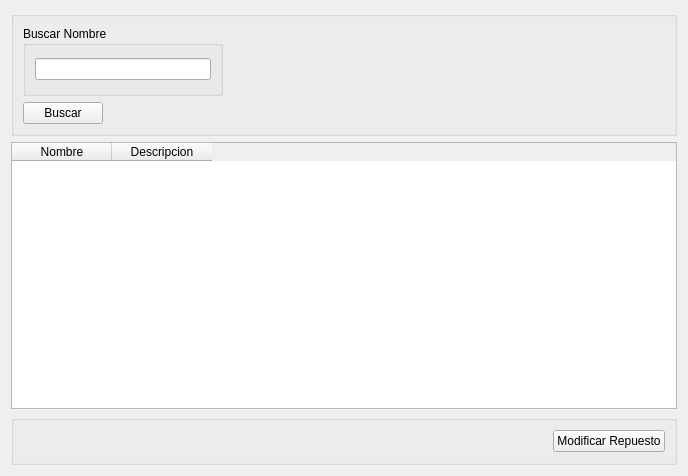
<?xml version="1.0" encoding="UTF-8"?>
<ui version="4.0">
 <class>FormMostrarRepuestos</class>
 <widget class="QWidget" name="FormMostrarRepuestos">
  <property name="geometry">
   <rect>
    <x>0</x>
    <y>0</y>
    <width>688</width>
    <height>476</height>
   </rect>
  </property>
  <property name="windowTitle">
   <string>Mostrar Repuestos</string>
  </property>
  <layout class="QVBoxLayout" name="verticalLayout">
   <item>
    <widget class="QGroupBox" name="groupBox">
     <property name="sizePolicy">
      <sizepolicy hsizetype="Expanding" vsizetype="Minimum">
       <horstretch>0</horstretch>
       <verstretch>0</verstretch>
      </sizepolicy>
     </property>
     <property name="title">
      <string/>
     </property>
     <layout class="QVBoxLayout" name="verticalLayout_2">
      <item>
       <widget class="QGroupBox" name="groupBox_2">
        <property name="sizePolicy">
         <sizepolicy hsizetype="Maximum" vsizetype="Preferred">
          <horstretch>0</horstretch>
          <verstretch>0</verstretch>
         </sizepolicy>
        </property>
        <property name="minimumSize">
         <size>
          <width>150</width>
          <height>70</height>
         </size>
        </property>
        <property name="maximumSize">
         <size>
          <width>200</width>
          <height>70</height>
         </size>
        </property>
        <property name="title">
         <string>Buscar Nombre</string>
        </property>
        <layout class="QHBoxLayout" name="horizontalLayout_2">
         <item>
          <widget class="QLineEdit" name="lineEditBuscarNombre"/>
         </item>
        </layout>
       </widget>
      </item>
      <item>
       <widget class="QPushButton" name="pushButtonBuscar">
        <property name="sizePolicy">
         <sizepolicy hsizetype="Maximum" vsizetype="Fixed">
          <horstretch>0</horstretch>
          <verstretch>0</verstretch>
         </sizepolicy>
        </property>
        <property name="whatsThis">
         <string>Buscar segun el criterio elegido</string>
        </property>
        <property name="text">
         <string>Buscar</string>
        </property>
       </widget>
      </item>
     </layout>
    </widget>
   </item>
   <item>
    <widget class="QTableWidget" name="tableWidgetDatosRepuestos">
     <column>
      <property name="text">
       <string>Nombre</string>
      </property>
     </column>
     <column>
      <property name="text">
       <string>Descripcion</string>
      </property>
     </column>
    </widget>
   </item>
   <item>
    <widget class="QGroupBox" name="groupBox_3">
     <property name="minimumSize">
      <size>
       <width>50</width>
       <height>50</height>
      </size>
     </property>
     <property name="title">
      <string/>
     </property>
     <layout class="QHBoxLayout" name="horizontalLayout">
      <item>
       <spacer name="horizontalSpacer">
        <property name="orientation">
         <enum>Qt::Horizontal</enum>
        </property>
        <property name="sizeHint" stdset="0">
         <size>
          <width>40</width>
          <height>20</height>
         </size>
        </property>
       </spacer>
      </item>
      <item>
       <widget class="QPushButton" name="pushButtonModificarRepuesto">
        <property name="text">
         <string>Modificar Repuesto</string>
        </property>
       </widget>
      </item>
     </layout>
    </widget>
   </item>
  </layout>
 </widget>
 <resources/>
 <connections/>
</ui>
